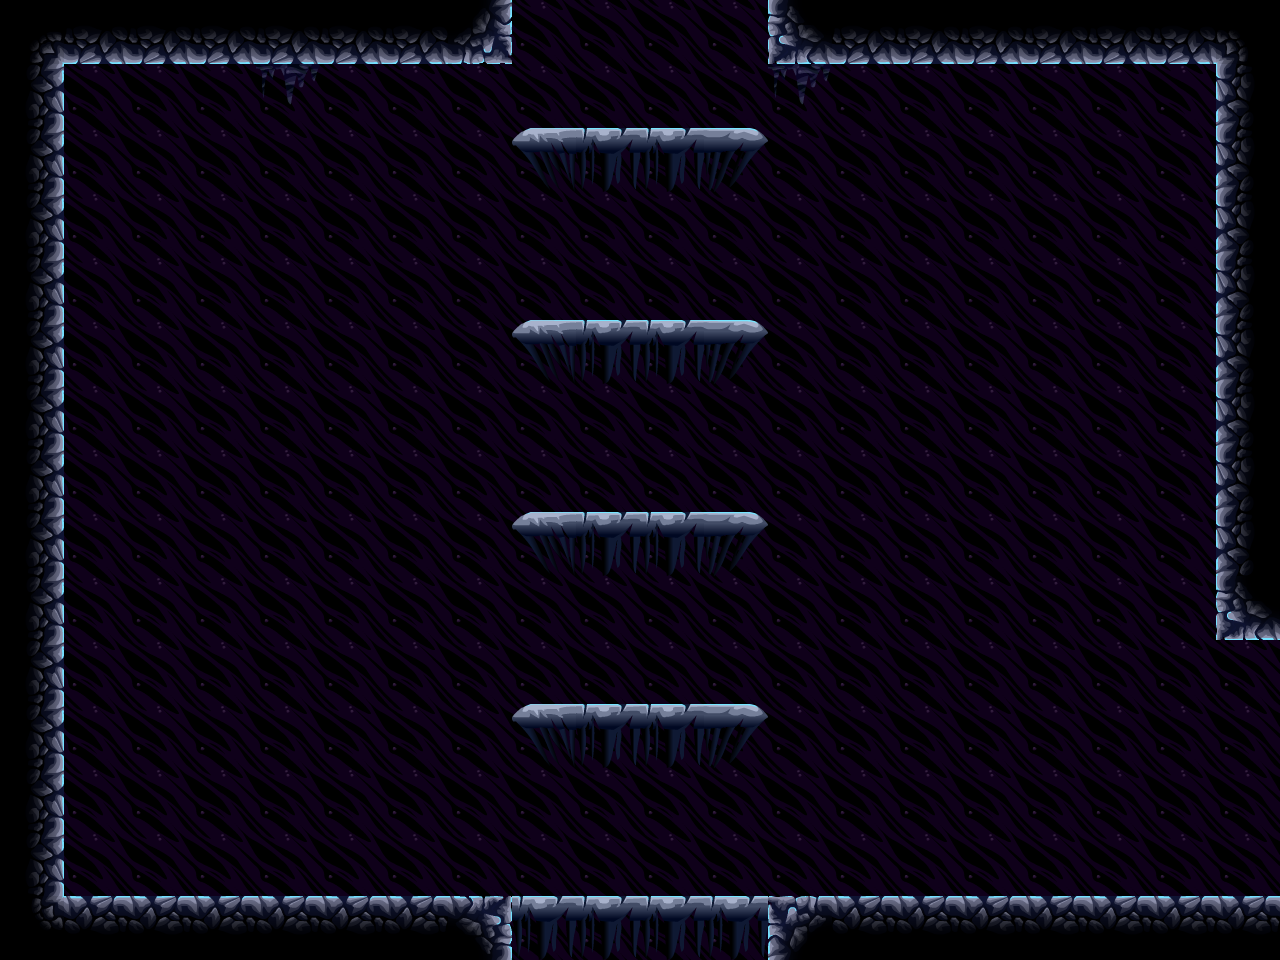

Below is a game level as drawn by its tile map, then a one-line description and the .tmx that defines it (tile-layer data replaced by summaries):
An orthogonal 20x15 tile map with 64x64 px tiles, 3 tile layers (Background, bg2, Level) and 3 objects (3x door).

<map version="1.0" orientation="orthogonal" width="20" height="15" tilewidth="64" tileheight="64">
 <tileset firstgid="1" name="tiles" tilewidth="64" tileheight="64">
  <image source="../../images/tilesets/cave1.png" width="512" height="1024" />
  <terraintypes>
   <terrain name="crossable" tile="13" />
   <terrain name="crossable" tile="14" />
   <terrain name="crossable" tile="15" />
  </terraintypes>
 </tileset>
 <layer name="Background" width="20" height="15">
  <properties>
   <property name="nocollide" value="true" />
   <property name="tileset" value="tiles" />
  </properties>
  <data>[300 cells, 300 non-empty, 1 distinct tile ids]</data>
 </layer>
 <layer name="bg2" width="20" height="15">
  <properties>
   <property name="nocollide" value="true" />
   <property name="tileset" value="tiles" />
  </properties>
  <data>[300 cells, 2 non-empty, 1 distinct tile ids]</data>
 </layer>
 <layer name="Level" width="20" height="15">
  <properties>
   <property name="tileset" value="tiles" />
  </properties>
  <data>[300 cells, 74 non-empty, 14 distinct tile ids]</data>
 </layer>
 <objectgroup name="doors" width="20" height="15">
  <object name="door" type="door" gid="19" x="512" y="64">
   <properties>
    <property name="direction" value="up" />
   </properties>
  </object>
  <object name="door" type="door" gid="19" x="1216" y="704">
   <properties>
    <property name="direction" value="right" />
   </properties>
  </object>
  <object name="door" type="door" gid="19" x="512" y="960">
   <properties>
    <property name="direction" value="down" />
   </properties>
  </object>
 </objectgroup>
</map>